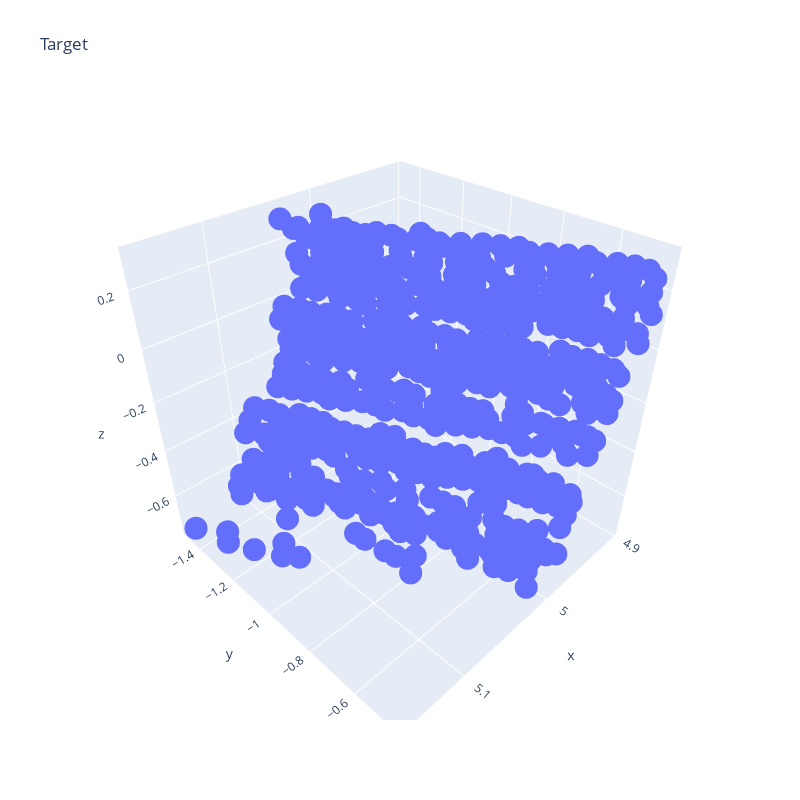
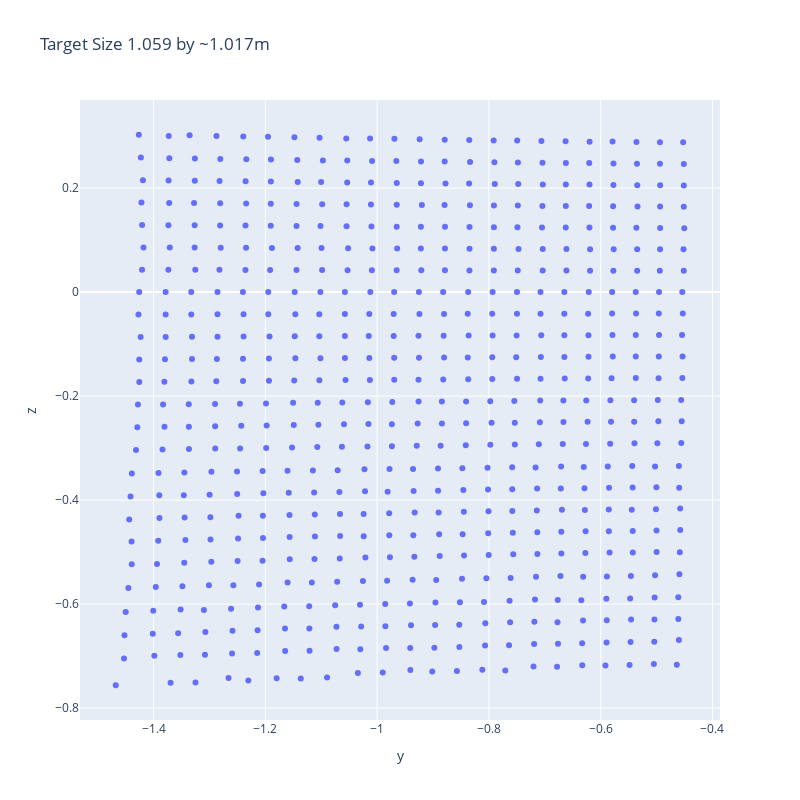

The notebook cell these images were saved under, in order:
### Code cell
TargHeight, TargWidth, TargPerimeter, TargArea = target_size(sensor_viper)
factor_area = TargArea/gt_target_size_area
print("Target is about ",TargHeight,"m"" by", TargWidth," m", "Approximate Perimeter:",TargPerimeter, "Approximate Area:",TargArea, "Target Error:", factor_area)

### Figure 1 — Plotly figure (JSON) as saved in the notebook; plotly's stock layout.template omitted (floating-point values rounded to 4 significant figures; data arrays with more than 128 entries replaced by an {"elided": "..."} marker saying what was removed)
{"data": [{"hovertemplate": "x=%{x}<br>y=%{y}<br>z=%{z}<extra></extra>", "legendgroup": "", "marker": {"color": "#636efa", "symbol": "circle"}, "mode": "markers", "name": "", "scene": "scene", "showlegend": false, "type": "scatter3d", "x": {"elided": "574 float values"}, "y": {"elided": "574 float values"}, "z": {"elided": "574 float values"}}], "layout": {"height": 800, "legend": {"tracegroupgap": 0}, "scene": {"domain": {"x": [0, 1], "y": [0, 1]}, "xaxis": {"title": {"text": "x"}}, "yaxis": {"title": {"text": "y"}}, "zaxis": {"title": {"text": "z"}}}, "title": {"text": "Target"}, "width": 800}}

### Figure 2 — Plotly figure (JSON) as saved in the notebook; plotly's stock layout.template omitted (floating-point values rounded to 4 significant figures; data arrays with more than 128 entries replaced by an {"elided": "..."} marker saying what was removed)
{"data": [{"hovertemplate": "y=%{x}<br>z=%{y}<extra></extra>", "legendgroup": "", "marker": {"color": "#636efa", "symbol": "circle"}, "mode": "markers", "name": "", "orientation": "v", "showlegend": false, "type": "scatter", "x": {"elided": "574 float values"}, "xaxis": "x", "y": {"elided": "574 float values"}, "yaxis": "y"}], "layout": {"height": 800, "legend": {"tracegroupgap": 0}, "title": {"text": "Target Size 1.059 by ~1.017m"}, "width": 800, "xaxis": {"anchor": "y", "domain": [0, 1], "title": {"text": "y"}}, "yaxis": {"anchor": "x", "domain": [0, 1], "title": {"text": "z"}}}}
